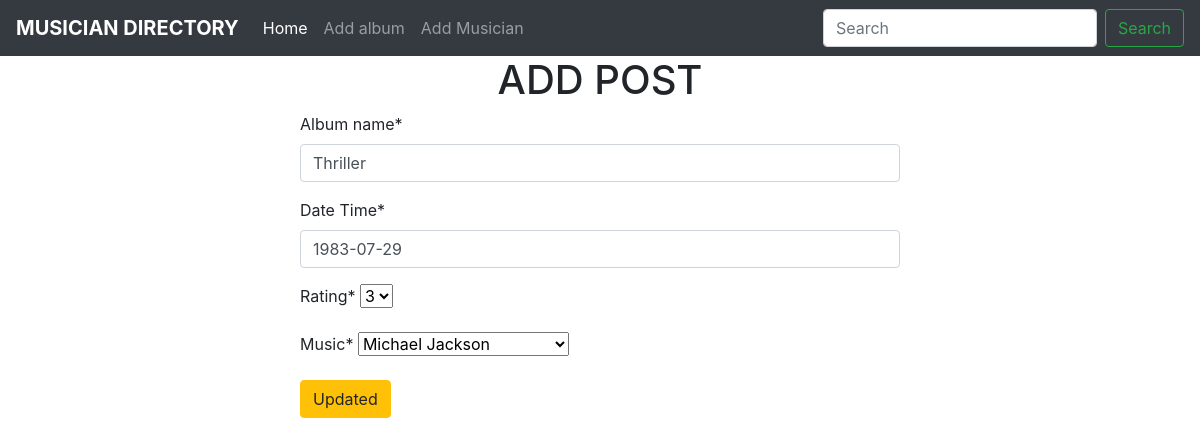
Page /album/edit_album/2/ on the committed database.
### album/models.py (models this page shows, shortened)
class Album(models.Model):
    album_name = models.CharField(max_length=20)
    album_release_date = models.DateField(
        _("Date Time"), auto_now=False, auto_now_add=False)
    rating = models.IntegerField(
        _("Rating"), choices=[(i, i) for i in range(1, 6)], default=1)
    music = models.ForeignKey(Musician, on_delete=models.CASCADE)

### album/views.py (the view)
# urls.py: path('edit_album/<int:id>/', views.edit_album, name='edit'),
def edit_album(request, id):
    album_form = Album.objects.get(pk=id)
    if request.method == 'POST':
        album_forms = forms.Album(request.POST, instance=album_form)
        if album_forms.is_valid():
            album_forms.save()
            return redirect('home')
    else:
        album_forms = forms.Album(instance=album_form)
    return render(request, 'home_album.html', {'album_form': album_forms})

### album/forms.py
class Album(forms.ModelForm):
    class Meta:
        model = Album
        fields = '__all__'

### musician/models.py (called while the page is built)
    def __str__(self):
        return f"{self.first_name} {self.last_name}"

### album/templates/home_album.html (shortened to what this page needs)
{% extends 'base.html' %} {% load crispy_forms_tags %} {% block content %}
<h1 style="display: flex; justify-content: center; align-items: center">
  ADD POST
</h1>
<form method="post" style="width: 50%; height = 500px; margin: auto;">
  {% csrf_token %} {{album_form|crispy}}
  <button class="btn btn-warning">Updated</button>
</form>
{% endblock content %}

### rows in the picture
Album: album_name "Thriller", album_release_date "1983-07-29", rating "3", music "Michael Jackson"
